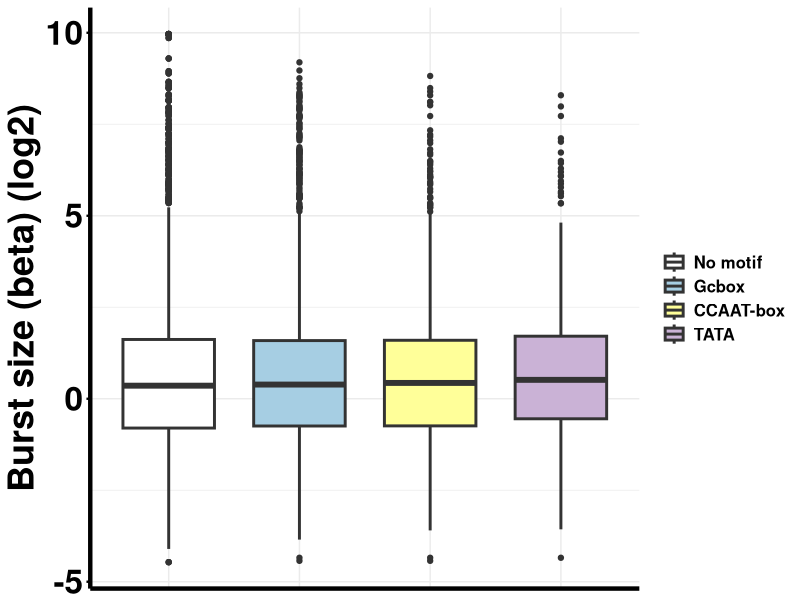
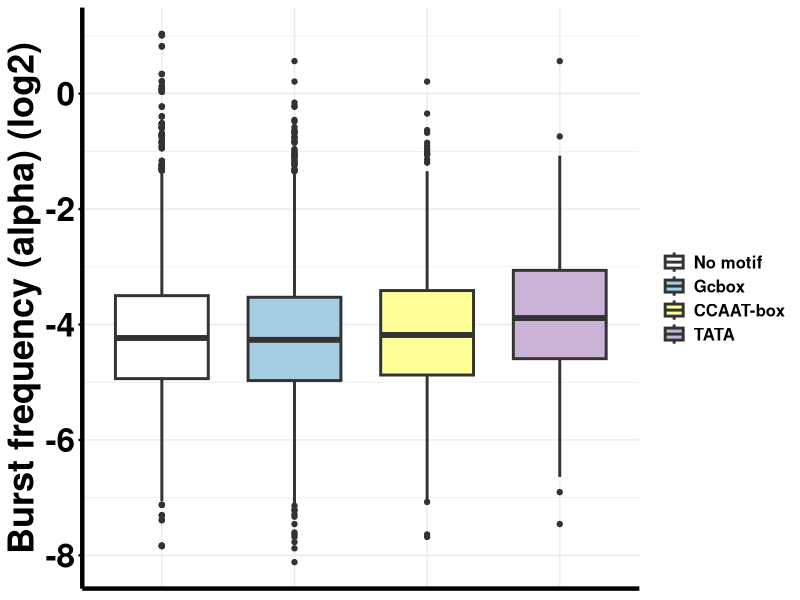
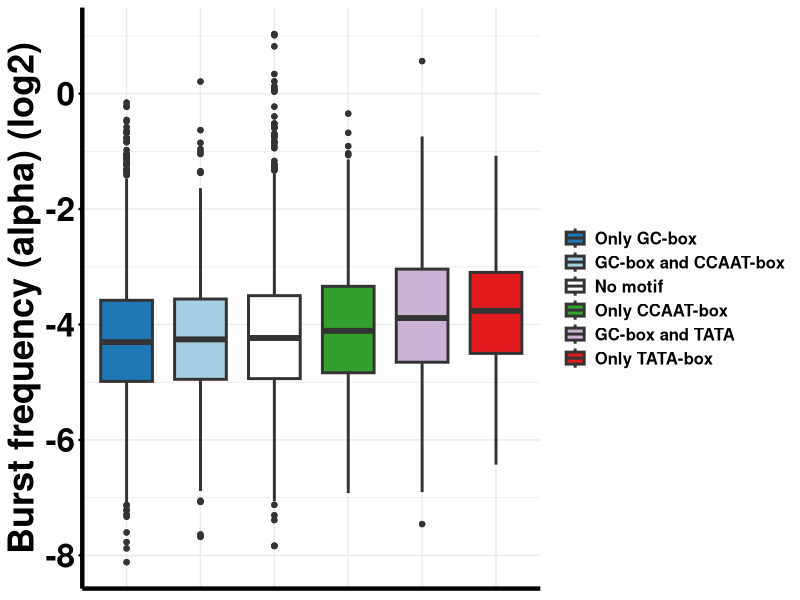
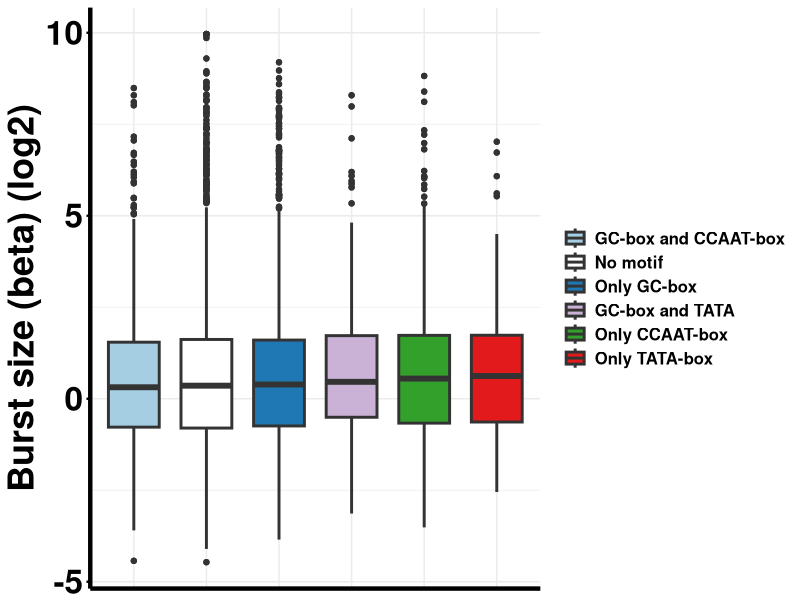
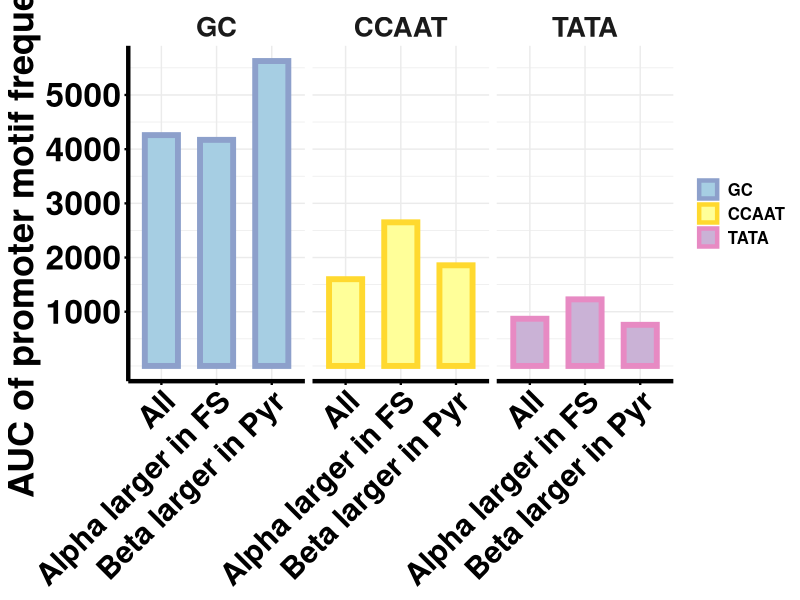
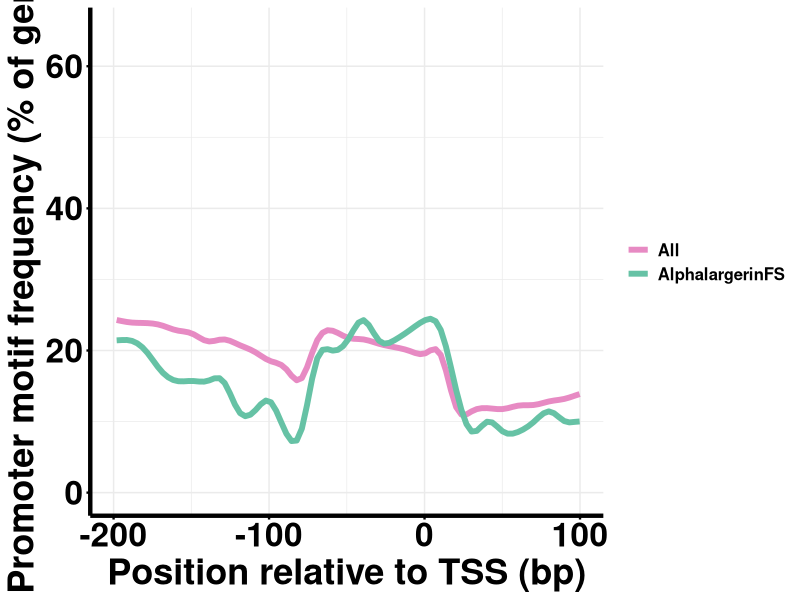
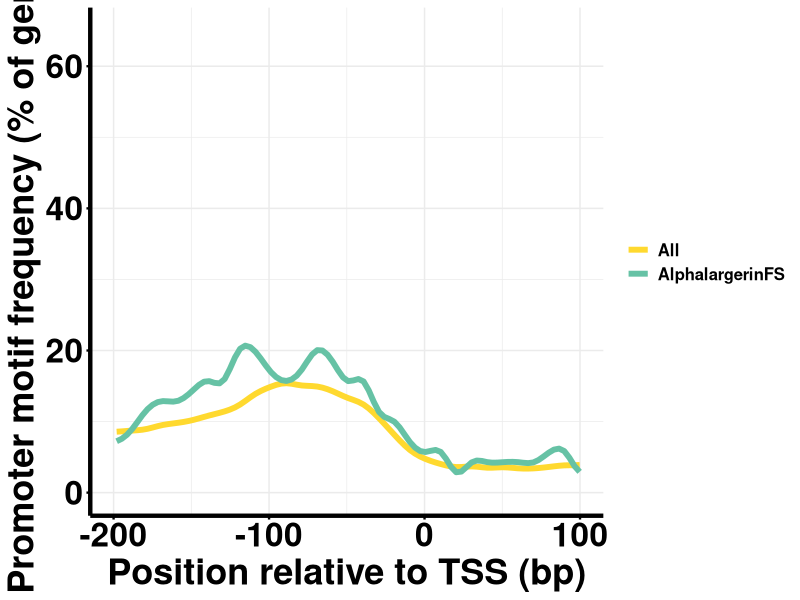
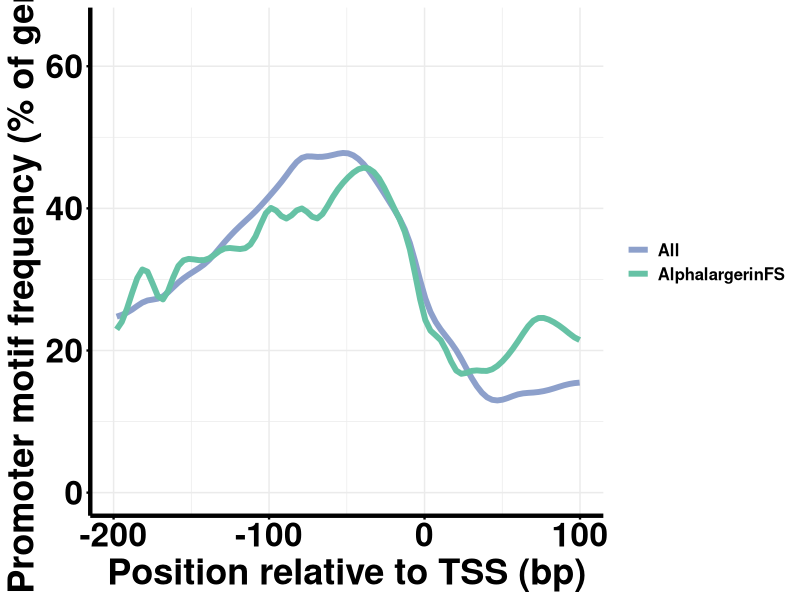

Reproduce these figures in R, in order.
library(ggplot2)
library(forcats)
library(dplyr)
library(tidyr)
library(multcomp)

theme_gen<- theme(axis.title.x = element_text(face="bold", size=26),
                  axis.text.x  = element_text(face= "bold", color = "black", size=24),
                  axis.title.y = element_text(face="bold", size=26),
                  axis.text.y  = element_text(face= "bold", color = "black", size=24),
                  axis.line = element_line(linewidth=1.5),
                  axis.ticks = element_line(linewidth = 0.8),
                  strip.text = element_text(face = "bold", size = rel(1.8)),
                  legend.title= element_blank(),
                  legend.text = element_text(face= "bold", color = "black", size=12))


df_20percent_both<- read.csv("burst_kinetics_copynumber.csv")


ccaat<- read.csv("CCAATbox.csv", sep=";")
tata<- read.csv("TATA.csv", sep=";")
gc<- read.csv("GCbox.csv", sep=";")

#adding promoter information to genes
merged_promoters_bk<-data.frame()
merged_promoters_bk<- merge(df_20percent_both, 
                            tata[tata$alternative_promoters==1,8:9], by= 'Gene.name', all.x = TRUE)
merged_promoters_bk<- merge(merged_promoters_bk, 
                            ccaat[ccaat$alternative_promoters==1,8:9], by= 'Gene.name', all.x = TRUE)
merged_promoters_bk<- merge(merged_promoters_bk, 
                            gc[gc$alternative_promoters==1,8:9], by= 'Gene.name', all.x = TRUE)


##Groups based on a combination of promoters
merged_promoters_bk$Group<- paste(merged_promoters_bk$CCAAT.box , merged_promoters_bk$Gcbox,
                                  merged_promoters_bk $TATA)

merged_promoters_bk[merged_promoters_bk$Group=='NA NA NA', 'Group']='No motif'
merged_promoters_bk[merged_promoters_bk$Group=='NA Gcbox TATA', 'Group']='GC-box and TATA'
merged_promoters_bk[merged_promoters_bk$Group=='CCAAT-box Gcbox NA', 'Group']='GC-box and CCAAT-box'
merged_promoters_bk[merged_promoters_bk$Group=='NA Gcbox NA', 'Group']='Only GC-box'
merged_promoters_bk[merged_promoters_bk$Group=='CCAAT-box NA NA', 'Group']='Only CCAAT-box'
merged_promoters_bk[merged_promoters_bk$Group=='NA NA TATA', 'Group']='Only TATA-box'
merged_promoters_bk[merged_promoters_bk$Group=='CCAAT-box Gcbox TATA', 'Group']='GC-box and CCAAT-box and TATA'
merged_promoters_bk[merged_promoters_bk$Group=='CCAAT-box NA TATA', 'Group']='CCAAT-box and TATA'

library(RColorBrewer) 

#
brewer.pal(n=12,"Set2")#"#FFFF99"

promoter_col<- c("No motif"="white"       , 
                  "GC-box and CCAAT-box" = "#A6CEE3" ,     
                  "Only GC-box"=   "#1F78B4" ,  
                  "Only TATA-box" = "#E31A1C", 
                  "GC-box and CCAAT-box and TATA" = "#FB9A99",
                  "GC-box and TATA" = "#CAB2D6",
                  "Only CCAAT-box"= "#33A02C"  ,
                  "CCAAT-box and TATA"=  "#FFFF99"   )

promoter_col2<- c("No motif"="white"       , 
                  "Gcbox"=   "#A6CEE3"  ,  
                  "TATA" = "#CAB2D6" , 
                  "CCAAT-box"=  "#FFFF99" )


promoters_pivot_longer<- pivot_longer(merged_promoters_bk, cols = c('TATA', 'Gcbox', 'CCAAT.box') , values_to = 'promoter')
promoters_pivot_longer[promoters_pivot_longer$Group=='No motif' & is.na(promoters_pivot_longer$Group)==FALSE , 'promoter']<- 'No motif'
promoters_pivot_longer$promoter<- factor(promoters_pivot_longer$promoter, levels = c('No motif',
                                                                                     'Gcbox', 
                                                                                     'CCAAT-box',
                                                                                     'TATA'))

merged_promoters_bk<- merge(merged_promoters_bk, df_20percent_both[,c('Gene.name', 'VAR')], by='Gene.name', all.x=TRUE)
merged_promoters_bk<- unique(merged_promoters_bk)
promoters_pivot_longer<-promoters_pivot_longer[is.na(promoters_pivot_longer$promoter)==FALSE, ] 

##beta 
ggplot(promoters_pivot_longer, aes(y=log2(beta), x=promoter, fill=promoter))+
  geom_boxplot( linewidth=1, width=0.7)+
  theme_minimal()+
  theme_gen+
  scale_fill_manual(values=promoter_col2)+
  theme(axis.title.x=element_blank(),
        axis.text.x=element_blank(),
        axis.ticks.x=element_blank())+    
  ylab(bquote('Burst size (beta) (log2)'))+
  xlab(bquote(''))

kruskal.test(promoters_pivot_longer$beta ~promoters_pivot_longer$promoter)
pairwise.wilcox.test(promoters_pivot_longer$beta, promoters_pivot_longer$promoter,p.adjust.method = 'BH' )


##alpha
ggplot(promoters_pivot_longer, aes(y=log2(alpha), x=promoter, fill=promoter))+
  geom_boxplot( linewidth=1, width=0.7)+
  theme_minimal()+
  theme_gen+
  scale_fill_manual(values=promoter_col2)+
  theme(axis.title.x=element_blank(),
        axis.text.x=element_blank(),
        axis.ticks.x=element_blank())+    
  ylab(bquote('Burst frequency (alpha) (log2)'))+
  xlab(bquote(''))


kruskal.test(promoters_pivot_longer$alpha ~promoters_pivot_longer$promoter)
pairwise.wilcox.test(promoters_pivot_longer$alpha, promoters_pivot_longer$promoter,p.adjust.method = 'BH' )



merged_promoters_bk[is.na(merged_promoters_bk$Group )== FALSE &
                      merged_promoters_bk$Group!='CCAAT-box and TATA' & merged_promoters_bk$Group!='GC-box and CCAAT-box and TATA',] %>%
  mutate(Group = fct_reorder(Group, alpha, .na_rm = TRUE)) %>%
  ggplot(aes(x=Group, y=log2(alpha), fill=Group))+
  geom_boxplot( linewidth=1, width=0.7)+
  theme_minimal()+
  theme_gen+
  scale_fill_manual(values=promoter_col)+
  theme(axis.title.x=element_blank(),
        axis.text.x=element_blank(),
        axis.ticks.x=element_blank(),
        strip.text = element_text(face = "bold", size = rel(1.5)))+    
  ylab(bquote('Burst frequency (alpha) (log2)'))+
  xlab(bquote(''))


merged_promoters_bk[is.na(merged_promoters_bk$Group )== FALSE &
                      merged_promoters_bk$Group!='CCAAT-box and TATA' & merged_promoters_bk$Group!='GC-box and CCAAT-box and TATA',] %>%
  mutate(Group = fct_reorder(Group, beta, .na_rm = TRUE)) %>%
  ggplot(aes(x=Group, y=log2(beta), fill=Group))+
  geom_boxplot( linewidth=1, width=0.7)+
  theme_minimal()+
  theme_gen+
  scale_fill_manual(values=promoter_col)+
  theme(axis.title.x=element_blank(),
        axis.text.x=element_blank(),
        axis.ticks.x=element_blank(),
        strip.text = element_text(face = "bold", size = rel(1.5)))+    
  ylab(bquote('Burst size (beta) (log2)'))+
  xlab(bquote(''))


kruskal.test(merged_promoters_bk[is.na(merged_promoters_bk$Group )== FALSE &
                               merged_promoters_bk$Group!='CCAAT-box and TATA' & 
                               merged_promoters_bk!='GC-box and CCAAT-box and TATA','alpha']~
           merged_promoters_bk[is.na(merged_promoters_bk$Group) == FALSE &
                                 merged_promoters_bk$Group!='CCAAT-box and TATA' & 
                                 merged_promoters_bk!='GC-box and CCAAT-box and TATA','Group'])


kruskal.test(merged_promoters_bk[is.na(merged_promoters_bk$Group )== FALSE &
                               merged_promoters_bk$Group!='CCAAT-box and TATA' & 
                               merged_promoters_bk!='GC-box and CCAAT-box and TATA','beta']~
           merged_promoters_bk[is.na(merged_promoters_bk$Group) == FALSE &
                                 merged_promoters_bk$Group!='CCAAT-box and TATA' & 
                                 merged_promoters_bk!='GC-box and CCAAT-box and TATA','Group'])





promoter_oprof <- read.csv("promoter_oprof.csv", sep=";")
subset<- c('AlphalargerinFS', 'BetalargerinPyr')
motif<- c('TATA', 'CCAAT', 'GC')
range<- list(c(-79.5:20.5), c(-199.5:20.5), c(-139.5:50.5))

j=1
i=1
for (i in 1:2){
  for (j in 1:3){
    
    spline_int <- as.data.frame(spline(promoter_oprof[promoter_oprof$genes==subset[i] & promoter_oprof$Motif==motif[j], 'Position'],
                                       promoter_oprof[promoter_oprof$genes==subset[i] & promoter_oprof$Motif==motif[j], 'frequency.percent.']))
    
    spline_int <- rbind(spline_int[,1:2], as.data.frame(spline(promoter_oprof[promoter_oprof$genes=='All' & promoter_oprof$Motif==motif[j], 'Position'],
                                                               promoter_oprof[promoter_oprof$genes=='All' & promoter_oprof$Motif==motif[j], 'frequency.percent.'])))
    
    spline_int[1:273, 'group']<- subset[i]
    spline_int[274:546, 'group']<- c('All')
    spline_int$group<- as.factor(spline_int$group)
    
    if (i==1 ) col= c("AlphalargerinFS"="#66c2a5")
    if (i==2) col= c("BetalargerinPyr"= "#fc8d62")
    
    if (j==1 ) col =c(col, "All" = "#E78AC3")
    if (j==2 ) col =c(col, "All" =   "#FFD92F")
    if (j==3 ) col =c(col, "All" = "#8DA0CB")
    
    
    ggplot(promoter_oprof[promoter_oprof$genes==subset[i] & promoter_oprof$Motif==motif[j],])+
      geom_point( aes(x=Position, y=frequency.percent.), alpha=0)+
      geom_line(data=spline_int, aes(x = x, y = y, colour=group), linewidth=2)+
      scale_color_manual(values = col )+
      scale_y_continuous(limits = c(0,65))+
      scale_x_continuous(limits = c(-200,100), breaks = c(-200, -100, 0, 100))+
      theme_minimal()+
      xlab(bquote('Position relative to TSS (bp)'))+
      ylab(bquote('Promoter motif frequency (% of genes)'))+
      #facet_grid(~genes)+
      theme_gen

    name=paste(motif[j], subset[i], '.tiff', sep='_')
    ggsave(name, units="mm", width=200, height=150, dpi=600, compression = 'lzw')
  }
}




for (j in 1:3){
  
  spline_int <- as.data.frame(spline(promoter_oprof[ promoter_oprof$Motif==motif[j], 'Position'],
                                     promoter_oprof[ promoter_oprof$Motif==motif[j], 'frequency.percent.']))
  
  ggplot(promoter_oprof[promoter_oprof$Motif==motif[j],])+
    geom_point( aes(x=Position, y=frequency.percent.), alpha=0)+
    geom_line(data=spline_int, aes(x = x, y = y), colour='grey20', linewidth=1)+
    scale_y_continuous(limits = c(0,65))+
    scale_x_continuous(limits = c(-200,50), breaks = c(-200, -150, -100, -50 ,0, 50))+
    theme_minimal()+
    theme_gen+
    theme(axis.title.x = element_text(face="bold", size=10),
          axis.text.x  = element_text(face= "bold", color = "black", size=8),
          axis.title.y = element_text(face="bold", size=10),
          axis.text.y  = element_text(face= "bold", color = "black", size=8),
          legend.title= element_blank(),
          legend.text = element_blank())+
    xlab(bquote('Position relative to TSS (bp)'))+
    ylab(bquote('Promoter motif frequency (% of genes)'))
  
  name=paste(motif[j], 'All', '.tiff', sep='_')
  ggsave(name, units="mm", width=100, height=100, dpi=600, compression = 'lzw')
  
}

par<- c('alpha', 'beta')
for (i in 1:2){
  for (j in 1:3){
    prom_ks <-ks.test(promoter_oprof[promoter_oprof$genes==subset[i] & promoter_oprof$Motif==motif[j] & promoter_oprof$Position %in% range[[j]],'frequency.percent.'],
                      promoter_oprof[promoter_oprof$genes=='All' & promoter_oprof$Motif==motif[j]& promoter_oprof$Position %in% range[[j]] ,'frequency.percent.'])
    print(c(subset[i], motif[j], prom_ks$p.value ))
  }
}



promoter_col3<- c("GC"=   "#A6CEE3"  ,  
                  "TATA" = "#CAB2D6" , 
                  "CCAAT"=  "#FFFF99" )

promoter_col4<- c("GC"=    "#8DA0CB" ,  
                  "TATA" = "#E78AC3" , 
                  "CCAAT"=   "#FFD92F" )

promoter_integrate <- read.csv("promoter_integrate.csv", sep=";")
promoter_integrate$Genes<-factor(promoter_integrate$Genes, levels = c('All', 'Alpha larger in FS', 'Beta larger in Pyr'))
promoter_integrate$Promoter<-factor(promoter_integrate$Promoter, levels = c('GC', 'CCAAT', 'TATA'))


ggplot(promoter_integrate,aes(x=Genes, y=Area, fill=Promoter, col=Promoter) )+
  geom_col(width=0.6, linewidth=2, position = position_dodge())+
  theme_minimal()+
  scale_fill_manual(values=promoter_col3)+
  scale_colour_manual(values=promoter_col4)+
  scale_y_continuous(breaks = c(1000,2000,3000,4000,5000))+
  theme_gen+
  theme(axis.text.x=element_text(size=22, angle=45, hjust = 1),
        axis.title.x = element_blank())+
  ylab(bquote('AUC of promoter motif frequency'))+
  facet_grid(~Promoter)
